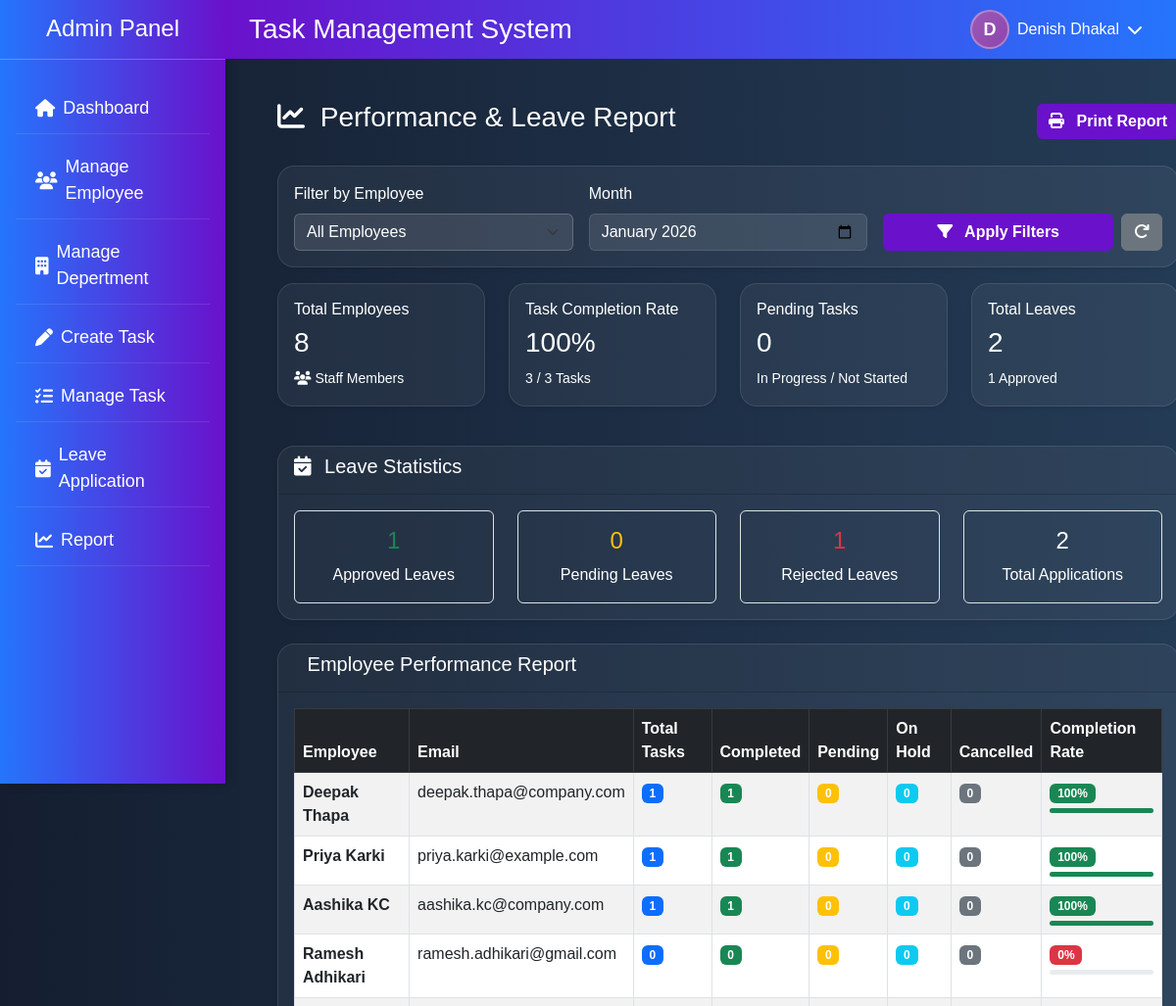
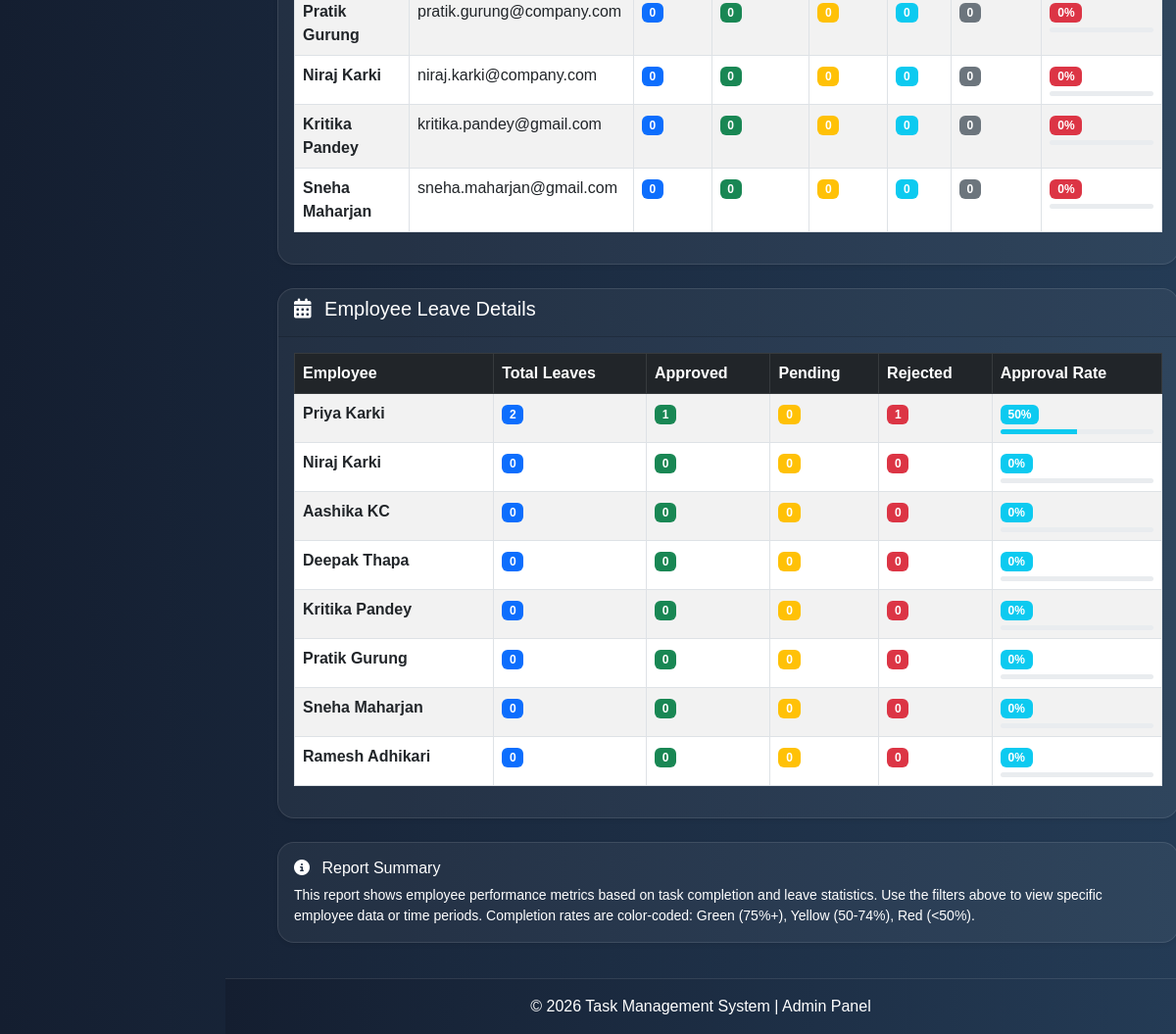
Screenshot of /admin/report.php (signed in) with the database file from the repository (2 pictures, top to bottom).
### tables this page shows
CREATE TABLE `users` (
  `users_id` int(11) NOT NULL,
  `profile_photo` varchar(255) DEFAULT 'default.png',
  `fullname` varchar(100) DEFAULT NULL,
  `username` varchar(100) DEFAULT NULL,
  `email` varchar(100) DEFAULT NULL,
  `mobile` varchar(15) DEFAULT NULL,
  `password` varchar(255) DEFAULT NULL,
  `role` enum('admin','staff') NOT NULL DEFAULT 'staff',
  `created_at` datetime DEFAULT NULL,
  `last_login` datetime DEFAULT NULL
);

### admin/report.php (the view, shortened to what this page needs)
<?php
$filter_month = isset($_GET['month']) ? mysqli_real_escape_string($conn, $_GET['month']) : date('Y-m');
$total_employees_query = mysqli_query($conn, "SELECT users_id FROM users WHERE role = 'staff'");
$total_employees = $total_employees_query ? mysqli_num_rows($total_employees_query) : 0;
$total_tasks_query = "SELECT COUNT(*) as total FROM task_assign";
$total_tasks_result = mysqli_query($conn, $total_tasks_query);
if (!$total_tasks_result) {
    $total_tasks = 0;
} else {
    $total_tasks = mysqli_fetch_assoc($total_tasks_result)['total'] ?? 0;
}
$completed_tasks_query = "SELECT COUNT(*) as total FROM task_assign WHERE status = 'Completed'";
$completed_tasks_result = mysqli_query($conn, $completed_tasks_query);
if (!$completed_tasks_result) {
    $completed_tasks = 0;
} else {
    $completed_tasks = mysqli_fetch_assoc($completed_tasks_result)['total'] ?? 0;
}
$pending_tasks_query = "SELECT COUNT(*) as total FROM task_assign WHERE status IN ('Not Started', 'In Progress', 'Pending')";
$pending_tasks_result = mysqli_query($conn, $pending_tasks_query);
if (!$pending_tasks_result) {
    $pending_tasks = 0;
} else {
    $pending_tasks = mysqli_fetch_assoc($pending_tasks_result)['total'] ?? 0;
}
$completion_rate = $total_tasks > 0 ? round(($completed_tasks / $total_tasks) * 100, 2) : 0;
$total_leaves_query = "SELECT COUNT(*) as total FROM leave_apply";
$total_leaves_result = mysqli_query($conn, $total_leaves_query);
if (!$total_leaves_result) {
    $total_leaves = 0;
} else {
    $total_leaves = mysqli_fetch_assoc($total_leaves_result)['total'] ?? 0;
}
$approved_leaves_query = "SELECT COUNT(*) as total FROM leave_apply WHERE status = 'Approved'";
$approved_leaves_result = mysqli_query($conn, $approved_leaves_query);
if (!$approved_leaves_result) {
    $approved_leaves = 0;
} else {
    $approved_leaves = mysqli_fetch_assoc($approved_leaves_result)['total'] ?? 0;
}
$pending_leaves_query = "SELECT COUNT(*) as total FROM leave_apply WHERE status = 'Pending'";
$pending_leaves_result = mysqli_query($conn, $pending_leaves_query);
if (!$pending_leaves_result) {
    $pending_leaves = 0;
} else {
    $pending_leaves = mysqli_fetch_assoc($pending_leaves_result)['total'] ?? 0;
}
$rejected_leaves_query = "SELECT COUNT(*) as total FROM leave_apply WHERE status = 'Rejected'";
$rejected_leaves_result = mysqli_query($conn, $rejected_leaves_query);
if (!$rejected_leaves_result) {
    $rejected_leaves = 0;
} else {
    $rejected_leaves = mysqli_fetch_assoc($rejected_leaves_result)['total'] ?? 0;
}
$employee_performance_query = "
    SELECT
        u.users_id,
        u.fullname,
        u.email,
        COUNT(ta.record_id) as total_tasks,
        SUM(CASE WHEN ta.status = 'Completed' THEN 1 ELSE 0 END) as completed_tasks,
        SUM(CASE WHEN ta.status IN ('Not Started', 'In Progress', 'Pending') THEN 1 ELSE 0 END) as pending_tasks,
        SUM(CASE WHEN ta.status = 'On Hold' THEN 1 ELSE 0 END) as on_hold_tasks,
        SUM(CASE WHEN ta.status = 'Cancelled' THEN 1 ELSE 0 END) as cancelled_tasks
    FROM users u
    LEFT JOIN task_assign ta ON u.users_id = ta.users_id
    WHERE u.role = 'staff'
    GROUP BY u.users_id, u.fullname, u.email
    ORDER BY completed_tasks DESC, total_tasks DESC
";
$employee_performance_result = mysqli_query($conn, $employee_performance_query);
$employee_leave_query = "
    SELECT
        u.users_id,
        u.fullname,
        COUNT(la.leave_id) as total_leaves,
        SUM(CASE WHEN la.status = 'Approved' THEN 1 ELSE 0 END) as approved_leaves,
        SUM(CASE WHEN la.status = 'Pending' THEN 1 ELSE 0 END) as pending_leaves,
        SUM(CASE WHEN la.status = 'Rejected' THEN 1 ELSE 0 END) as rejected_leaves
    FROM users u
    LEFT JOIN leave_apply la ON u.users_id = la.users_id
    WHERE u.role = 'staff'
    GROUP BY u.users_id, u.fullname
    ORDER BY total_leaves DESC
";
$employee_leave_result = mysqli_query($conn, $employee_leave_query);
?>
<div class="manage_task" style="width: 80vw; margin-left: 263px; margin-top: 83px; padding: 20px;">
    <div class="d-flex justify-content-between align-items-center mb-4">
        <h3><i class="fas fa-chart-line me-2"></i> Performance & Leave Report</h3>
        <button onclick="window.print()" class="btn btn-primary">
            <i class="fas fa-print me-2"></i> Print Report
        </button>
    </div>
    <div class="card mb-3">
        <div class="card-body">
            <form method="GET" class="row g-3">
                <div class="col-md-4">
                    <label class="form-label">Filter by Employee</label>
                    <select name="employee" class="form-select">
                        <option value="0">All Employees</option>
                    </select>
                </div>
                <div class="col-md-4">
                    <label class="form-label">Month</label>
                    <input type="month" name="month" class="form-control" value="<?php echo htmlspecialchars($filter_month); ?>">
                </div>
                <div class="col-md-4">
                    <label class="form-label">&nbsp;</label>
                    <div class="d-flex gap-2">
                        <button type="submit" class="btn btn-primary w-100">
                            <i class="fas fa-filter me-2"></i> Apply Filters
                        </button>
                        <a href="report.php" class="btn btn-secondary">
                            <i class="fas fa-redo"></i>
                        </a>
                    </div>
                </div>
            </form>
        </div>
    </div>
    <div class="row mb-4">
        <div class="col-md-3">
            <div class="card bg-primary text-white">
                <div class="card-body">
                    <h6>Total Employees</h6>
                    <h3><?php echo $total_employees; ?></h3>
                    <small><i class="fas fa-users"></i> Staff Members</small>
                </div>
            </div>
        </div>
        <div class="col-md-3">
            <div class="card bg-success text-white">
                <div class="card-body">
                    <h6>Task Completion Rate</h6>
                    <h3><?php echo $completion_rate; ?>%</h3>
                    <small><?php echo $completed_tasks; ?> / <?php echo $total_tasks; ?> Tasks</small>
                </div>
            </div>
        </div>
        <div class="col-md-3">
            <div class="card bg-warning text-white">
                <div class="card-body">
                    <h6>Pending Tasks</h6>
                    <h3><?php echo $pending_tasks; ?></h3>
                    <small>In Progress / Not Started</small>
                </div>
            </div>
        </div>
        <div class="col-md-3">
            <div class="card bg-info text-white">
                <div class="card-body">
                    <h6>Total Leaves</h6>
                    <h3><?php echo $total_leaves; ?></h3>
                    <small><?php echo $approved_leaves; ?> Approved</small>
                </div>
            </div>
        </div>
    </div>
    <div class="card mb-4">
        <div class="card-header">
            <h5><i class="fas fa-calendar-check me-2"></i> Leave Statistics</h5>
        </div>
        <div class="card-body">
            <div class="row">
                <div class="col-md-3">
                    <div class="text-center p-3 border rounded">
                        <h4 class="text-success"><?php echo $approved_leaves; ?></h4>
                        <p class="mb-0">Approved Leaves</p>
                    </div>
                </div>
                <div class="col-md-3">
                    <div class="text-center p-3 border rounded">
                        <h4 class="text-warning"><?php echo $pending_leaves; ?></h4>
                        <p class="mb-0">Pending Leaves</p>
                    </div>
                </div>
                <div class="col-md-3">
                    <div class="text-center p-3 border rounded">
                        <h4 class="text-danger"><?php echo $rejected_leaves; ?></h4>
                        <p class="mb-0">Rejected Leaves</p>
                    </div>
                </div>
                <div class="col-md-3">
                    <div class="text-center p-3 border rounded">
                        <h4><?php echo $total_leaves; ?></h4>
                        <p class="mb-0">Total Applications</p>
                    </div>
                </div>
            </div>
        </div>
    </div>
    <div class="card mb-4">
        <div class="card-header">
            <h5><i class="fas fa-user-chart me-2"></i> Employee Performance Report</h5>
        </div>
        <div class="card-body">
            <div class="table-responsive">
                <table class="table table-bordered table-striped table-hover">
                    <thead class="table-dark">
                        <tr>
                            <th>Employee</th>
                            <th>Email</th>
                            <th>Total Tasks</th>
                            <th>Completed</th>
                            <th>Pending</th>
                            <th>On Hold</th>
                            <th>Cancelled</th>
                            <th>Completion Rate</th>
                        </tr>
                    </thead>
                    <tbody>
                        <?php
                        if ($employee_performance_result && mysqli_num_rows($employee_performance_result) > 0) {
                            while ($emp = mysqli_fetch_assoc($employee_performance_result)) {
                                $total = (int)$emp['total_tasks'];
                                $completed = (int)$emp['completed_tasks'];
                                $pending = (int)$emp['pending_tasks'];
                                $on_hold = (int)$emp['on_hold_tasks'];
                                $cancelled = (int)$emp['cancelled_tasks'];
                                $rate = $total > 0 ? round(($completed / $total) * 100, 1) : 0;
                                $rate_color = 'success';
                                if ($rate < 50) $rate_color = 'danger';
                                elseif ($rate < 75) $rate_color = 'warning';
                        ?>
                            <tr>
                                <td><strong><?php echo htmlspecialchars($emp['fullname']); ?></strong></td>
                                <td><?php echo htmlspecialchars($emp['email']); ?></td>
                                <td><span class="badge bg-primary"><?php echo $total; ?></span></td>
                                <td><span class="badge bg-success"><?php echo $completed; ?></span></td>
                                <td><span class="badge bg-warning"><?php echo $pending; ?></span></td>
                                <td><span class="badge bg-info"><?php echo $on_hold; ?></span></td>
                                <td><span class="badge bg-secondary"><?php echo $cancelled; ?></span></td>
                                <td>
                                    <span class="badge bg-<?php echo $rate_color; ?>"><?php echo $rate; ?>%</span>
                                    <div class="progress mt-1" style="height: 5px;">
                                        <div class="progress-bar bg-<?php echo $rate_color; ?>"
                                             style="width: <?php echo $rate; ?>%"></div>
                                    </div>
                                </td>
                            </tr>
                        <?php
                            }
                        }
                        ?>
                    </tbody>
                </table>
            </div>
        </div>
    </div>
    <div class="card mb-4">
        <div class="card-header">
            <h5><i class="fas fa-calendar-alt me-2"></i> Employee Leave Details</h5>
        </div>
        <div class="card-body">
            <div class="table-responsive">
                <table class="table table-bordered table-striped table-hover">
                    <thead class="table-dark">
                        <tr>
                            <th>Employee</th>
                            <th>Total Leaves</th>
                            <th>Approved</th>
                            <th>Pending</th>
                            <th>Rejected</th>
                            <th>Approval Rate</th>
                        </tr>
                    </thead>
                    <tbody>
                        <?php
                        if ($employee_leave_result && mysqli_num_rows($employee_leave_result) > 0) {
                            while ($leave = mysqli_fetch_assoc($employee_leave_result)) {
                                $total_leave = (int)$leave['total_leaves'];
                                $approved = (int)$leave['approved_leaves'];
                                $pending = (int)$leave['pending_leaves'];
                                $rejected = (int)$leave['rejected_leaves'];
                                $approval_rate = $total_leave > 0 ? round(($approved / $total_leave) * 100, 1) : 0;
                        ?>
                            <tr>
                                <td><strong><?php echo htmlspecialchars($leave['fullname']); ?></strong></td>
                                <td><span class="badge bg-primary"><?php echo $total_leave; ?></span></td>
                                <td><span class="badge bg-success"><?php echo $approved; ?></span></td>
                                <td><span class="badge bg-warning"><?php echo $pending; ?></span></td>
                                <td><span class="badge bg-danger"><?php echo $rejected; ?></span></td>
                                <td>
                                    <span class="badge bg-info"><?php echo $approval_rate; ?>%</span>
                                    <div class="progress mt-1" style="height: 5px;">
                                        <div class="progress-bar bg-info"
                                             style="width: <?php echo $approval_rate; ?>%"></div>
                                    </div>
                                </td>
                            </tr>
                        <?php
                            }
                        }
                        ?>
                    </tbody>
                </table>
            </div>
        </div>
    </div>
    <div class="card">
        <div class="card-body">
            <h6><i class="fas fa-info-circle me-2"></i> Report Summary</h6>
            <p class="mb-0 small" style="color: #ffffff;">
                This report shows employee performance metrics based on task completion and leave statistics.
                Use the filters above to view specific employee data or time periods.
                Completion rates are color-coded: Green (75%+), Yellow (50-74%), Red (<50%).
            </p>
        </div>
    </div>
</div>

### assets/css/style.css (style rules this page uses)
html, body { height: 100%; margin: 0; padding: 0; }
body { display: flex; flex-direction: column; min-height: 100vh; padding: 0; font-family: Arial, sans-serif; background: linear-gradient(to right, #141e30, #243b55); color: white; position: relative; }
.manage_employee, .manage_task, .leave_application, .manage_department, .content-wrapper { flex: 1 0 auto; min-height: 0; }
.form-control { background-color: rgba(255, 255, 255, 0.1); border: none; color: white; }
.form-control::placeholder { color: rgb(199, 195, 195); }
.form-control, .form-select { background-color: rgba(255, 255, 255, 0.1); color: white; border: 1px solid rgba(255, 255, 255, 0.2); }
.form-control::placeholder, .form-select option { color: #ddd; }
.btn-primary { background-color: #6a11cb; border: none; font-weight: bold; }
.card { background: rgba(255, 255, 255, 0.05) !important; border: 1px solid rgba(255, 255, 255, 0.1); box-shadow: 0 4px 20px rgba(0, 0, 0, 0.2); border-radius: 17px; color: white; box-shadow: 0 0.125rem 0.25rem rgba(0, 0, 0, 0.075); margin-bottom: 1rem; }
.manage_task { width: 80vw; margin-left: 263px; margin-top: 83px; padding: 20px; padding-bottom: 120px; }

### rows the page displays
users: fullname "Deepak Thapa", email "deepak.thapa@company.com", total "1", completed "1", pending "0", on_hold "0", cancelled "0", rate "100", total_leave "0", approved "0", rejected "0", approval_rate "0"
users: fullname "Priya Karki", email "priya.karki@example.com", total "1", completed "1", pending "0", on_hold "0", cancelled "0", rate "100", total_leave "2", approved "1", rejected "1", approval_rate "50"
users: fullname "Aashika KC", email "aashika.kc@company.com", total "1", completed "1", pending "0", on_hold "0", cancelled "0", rate "100", total_leave "0", approved "0", rejected "0", approval_rate "0"
users: fullname "Ramesh Adhikari", email "ramesh.adhikari@gmail.com", total "0", completed "0", pending "0", on_hold "0", cancelled "0", rate "0", total_leave "0", approved "0", rejected "0", approval_rate "0"
users: fullname "Pratik Gurung", email "pratik.gurung@company.com", total "0", completed "0", pending "0", on_hold "0", cancelled "0", rate "0", total_leave "0", approved "0", rejected "0", approval_rate "0"
users: fullname "Niraj Karki", email "niraj.karki@company.com", total "0", completed "0", pending "0", on_hold "0", cancelled "0", rate "0", total_leave "0", approved "0", rejected "0", approval_rate "0"
users: fullname "Kritika Pandey", email "kritika.pandey@gmail.com", total "0", completed "0", pending "0", on_hold "0", cancelled "0", rate "0", total_leave "0", approved "0", rejected "0", approval_rate "0"
users: fullname "Sneha Maharjan", email "sneha.maharjan@gmail.com", total "0", completed "0", pending "0", on_hold "0", cancelled "0", rate "0", total_leave "0", approved "0", rejected "0", approval_rate "0"

### other values shown
$firstLetter "D"
$loggedInName "Denish Dhakal"
$total_employees "8"
$completion_rate "100"
$completed_tasks "3"
$total_tasks "3"
$pending_tasks "0"
$total_leaves "2"
$approved_leaves "1"
$pending_leaves "0"
$rejected_leaves "1"
